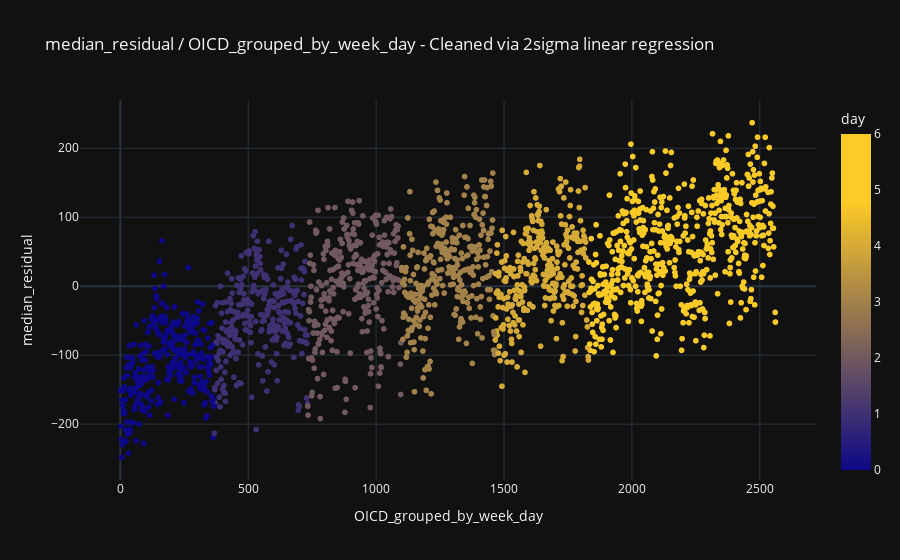
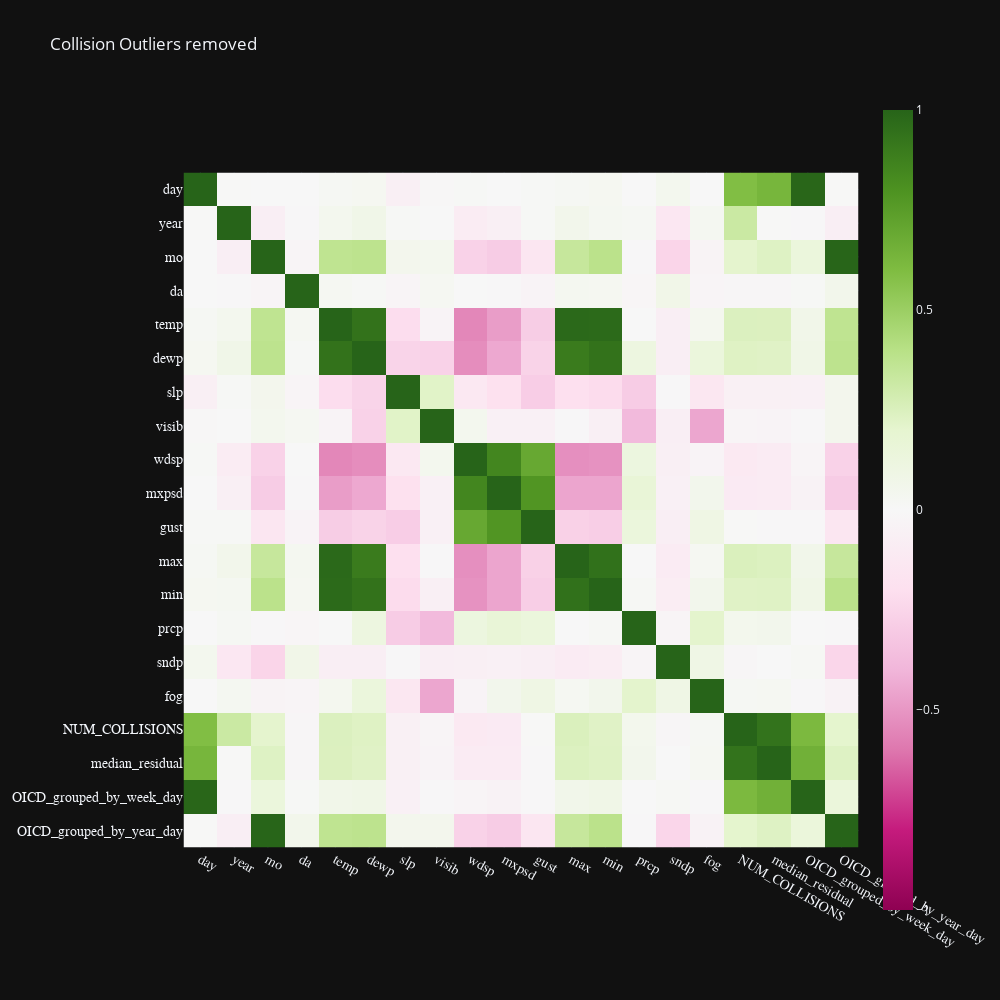

Notebook code cell kept with these figures, in order:
### Markdown cell above
As expected, by using the residuals against the year-median collisions, we have strengthened the correlation w.r.t. the periodic behaviour. The last two scatter plots show the clear decrease in linear correlation comparing the raw collisions for the OICD grouped by year, and the same ordering but against the median residuals.

We will now remove the outliers, in order to find a harmonic regression that isn't disturbed by aperiodic black swans.

### Code cell
# Get ZICD and collisions
x = df[OICD]
y = df[MED_RES]

# Do linear regression
slope, intercept, r_value, p_value, std_err = stats.linregress(x,y)

# Calculate Residuals
predicted_y = slope * x + intercept
residuals = y - predicted_y

# Determine Outlier threshold
residual_std = np.std(residuals)
mean_residual = np.mean(residuals)

# We are going to use an threshold of 2 standard deviations, which we can expect to remove the 5% furthest from the mean, assuming the samples conform to an approximate normal distribution. It is generally a reasonable assumption that car collisions are independent probability events - the exception being very large outlier accidents, but these are the unpredictable events we wish to remove anyway.
SIGMA_LIMIT = 2

outlier_upper = mean_residual + SIGMA_LIMIT * residual_std
outlier_lower = mean_residual - SIGMA_LIMIT * residual_std


cleaned_df = df[(residuals <= outlier_upper) & (residuals >= outlier_lower)]

print('Total before cleaning:')
display(df.count())
print('Total after cleaning:')
display(cleaned_df.count())
print('Our original data set for comparison:')
display(original_df.count())
print('Number of rows culled: ', len(original_df) - len(cleaned_df))



linear_reg_cleaned_fig = px.scatter(
    cleaned_df,
    x=OICD,
    y=MED_RES,
    color='day',
    color_continuous_scale=custom_plasma_scale,  # Use the custom Plasma scale
    title=MED_RES + ' / ' + OICD + ' - Cleaned via ' + str(SIGMA_LIMIT) + 'sigma' + ' linear regression'
)
    
linear_reg_cleaned_fig.show()

show_correlation_matrix(cleaned_df, "Collision Outliers removed")


# Assuming `df` is your initial DataFrame
# Shuffle the DataFrame rows
df_shuffled = cleaned_df.sample(frac=1, random_state=42).reset_index(drop=True)


# Calculate the number of rows to cull
num_to_cull = int(len(df) * 0.2)

# Split the data
test_df = df_shuffled[:num_to_cull]  # This will be your test set (20% of the data)
train_df = df_shuffled[num_to_cull:]  # This will be your training set (80% of the data)
display(df_shuffled.head())
display(train_df.head())

### Figure 1 — Plotly figure (JSON) as saved in the notebook; plotly's stock layout.template omitted (floating-point values rounded to 4 significant figures; data arrays with more than 128 entries replaced by an {"elided": "..."} marker saying what was removed)
{"data": [{"hovertemplate": "OICD_grouped_by_week_day=%{x}<br>median_residual=%{y}<br>day=%{marker.color}<extra></extra>", "legendgroup": "", "marker": {"color": {"elided": "1987 int values"}, "coloraxis": "coloraxis", "symbol": "circle"}, "mode": "markers", "name": "", "showlegend": false, "x": {"elided": "1987 int values"}, "xaxis": "x", "y": {"elided": "1987 float values"}, "yaxis": "y", "type": "scattergl"}], "layout": {"xaxis": {"anchor": "y", "domain": [0.0, 1.0], "title": {"text": "OICD_grouped_by_week_day"}}, "yaxis": {"anchor": "x", "domain": [0.0, 1.0], "title": {"text": "median_residual"}}, "coloraxis": {"colorbar": {"title": {"text": "day"}}, "colorscale": [[0, "#0d0887"], [0.8, "#fdca26"], [1, "#fdca26"]]}, "legend": {"tracegroupgap": 0}, "title": {"text": "median_residual / OICD_grouped_by_week_day - Cleaned via 2sigma linear regression"}}}

### Figure 2 — Plotly figure (JSON) as saved in the notebook; plotly's stock layout.template omitted (floating-point values rounded to 4 significant figures; data arrays with more than 128 entries replaced by an {"elided": "..."} marker saying what was removed)
{"data": [{"coloraxis": "coloraxis", "name": "0", "x": ["day", "year", "mo", "da", "temp", "dewp", "slp", "visib", "wdsp", "mxpsd", "gust", "max", "min", "prcp", "sndp", "fog", "NUM_COLLISIONS", "median_residual", "OICD_grouped_by_week_day", "OICD_grouped_by_year_day"], "y": ["day", "year", "mo", "da", "temp", "dewp", "slp", "visib", "wdsp", "mxpsd", "gust", "max", "min", "prcp", "sndp", "fog", "NUM_COLLISIONS", "median_residual", "OICD_grouped_by_week_day", "OICD_grouped_by_year_day"], "z": {"elided": "20x20 float values"}, "type": "heatmap", "xaxis": "x", "yaxis": "y", "hovertemplate": "x: %{x}<br>y: %{y}<br>color: %{z}<extra></extra>"}], "layout": {"xaxis": {"anchor": "y", "domain": [0.0, 1.0], "scaleanchor": "y", "constrain": "domain", "tickfont": {"family": "Century Gothic", "size": 14}}, "yaxis": {"anchor": "x", "domain": [0.0, 1.0], "autorange": "reversed", "constrain": "domain", "tickfont": {"family": "Century Gothic", "size": 14}, "range": [-1, 1]}, "coloraxis": {"colorscale": [[0.0, "rgb(142,1,82)"], [0.1, "rgb(197,27,125)"], [0.2, "rgb(222,119,174)"], [0.3, "rgb(241,182,218)"], [0.4, "rgb(253,224,239)"], [0.5, "rgb(247,247,247)"], [0.6, "rgb(230,245,208)"], [0.7, "rgb(184,225,134)"], [0.8, "rgb(127,188,65)"], [0.9, "rgb(77,146,33)"], [1.0, "rgb(39,100,25)"]], "cmin": -1, "cmax": 1}, "title": {"text": "Collision Outliers removed"}, "height": 1000, "width": 1000}}
